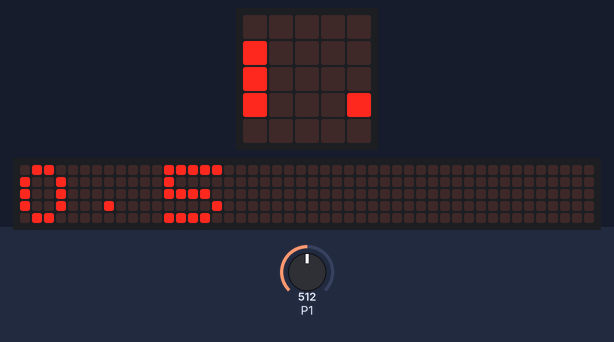
This program was run on a simulated BBC micro:bit (MakeCode). On the bench: the board's 5×5 LED display, a strip that is not on the board, showing the scrolling text unrolled. The test bench sets the inputs (shaded band); at power-on: P1 = 512 (analog values on the 0–1023 scale). The 48×5 strip is a reading aid, not a part: it shows the text the display is scrolling, unrolled, one strip-width of it at a time.

Above: at 1.27 s.
1.3 s: P1 set to 716
At 8.3 s:
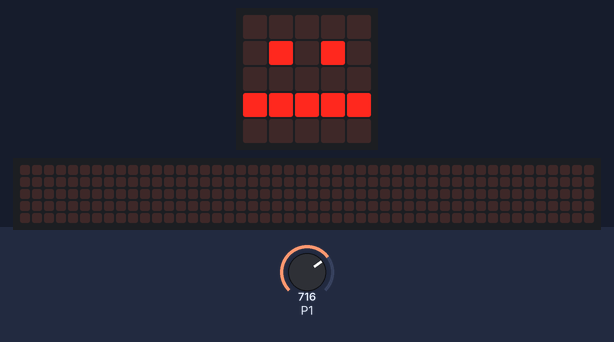
9.3 s: P1 set to 900
At 16.7 s:
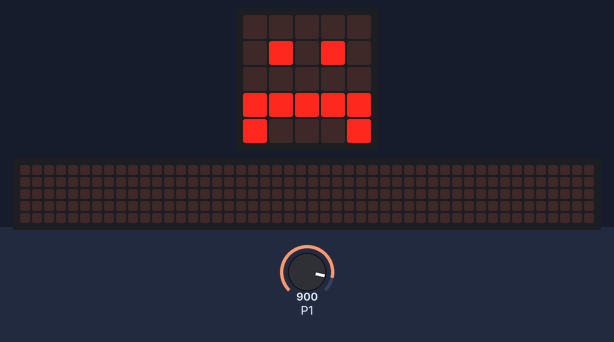
17.7 s: P1 set to 511
At 21.17 s:
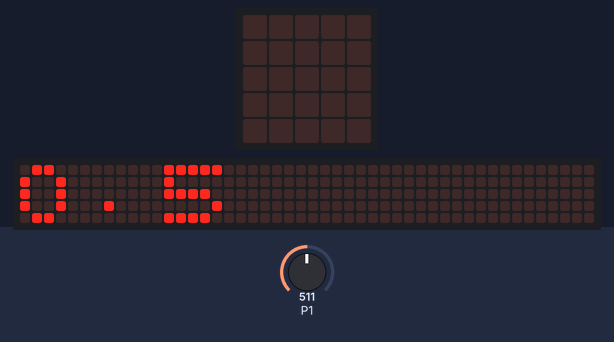
22.9 s: P1 set to 0
At 28.77 s:
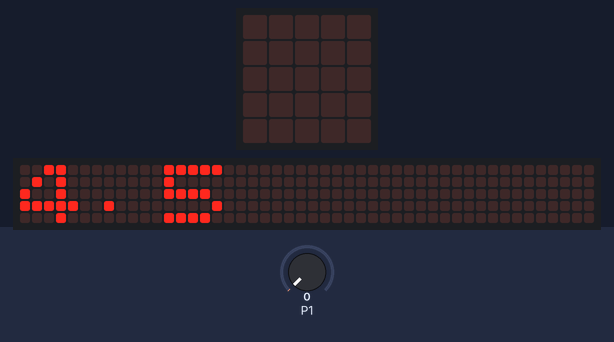

The program:

main.ts
```typescript
function 강한_압력_나쁜자세 () {
    basic.showNumber(압력변화)
    basic.showLeds(`
        . . . . .
        . # . # .
        . . . . .
        # # # # #
        # . . . #
        `)
    basic.pause(200)
    basic.clearScreen()
}
function 현재압력측정 () {
    현재압력값 = Math.round(pins.map(
    pins.analogReadPin(AnalogPin.P1),
    0,
    1023,
    0,
    10
    ))
}
function 압력변화측정 () {
    현재압력측정()
    압력변화 = Math.abs(현재압력값 - 평상시압력)
}
function 평상시압력값측정 () {
    평상시압력 = pins.map(
    pins.analogReadPin(AnalogPin.P0),
    0,
    1023,
    0,
    9
    )
}
function 압력_없음_좋은자세 () {
    basic.showNumber(압력변화)
    basic.showLeds(`
        . . . . .
        . # . # .
        . . . . .
        # . . . #
        # # # # #
        `)
    basic.pause(200)
    basic.clearScreen()
}
function 약한_압력_보통자세 () {
    basic.showNumber(압력변화)
    basic.showLeds(`
        . . . . .
        . # . # .
        . . . . .
        # # # # #
        . . . . .
        `)
    basic.pause(200)
    basic.clearScreen()
}
function 기기표시 () {
    if (압력세기 == 0) {
        압력_없음_좋은자세()
    } else if (압력세기 == 1) {
        약한_압력_보통자세()
    } else {
        강한_압력_나쁜자세()
    }
}
function 압력세기분류 () {
    압력변화측정()
    if (압력변화 <= 1) {
        압력세기 = 0
    } else if (2 <= 압력변화 && 압력변화 <= 4) {
        압력세기 = 1
    } else {
        압력세기 = 2
    }
}
let 압력세기 = 0
let 평상시압력 = 0
let 현재압력값 = 0
let 압력변화 = 0
평상시압력값측정()
basic.forever(function () {
    압력세기분류()
    기기표시()
})
```

test.ts
```typescript
// 테스트는 여기로 이동합니다; 이 패키지가 확장으로 사용될 때 컴파일되지 않을 것 입니다.
```

Measured:
- what the display in image 1 shows lasts 0.6 s, from 7.8 s to 8.4 s
